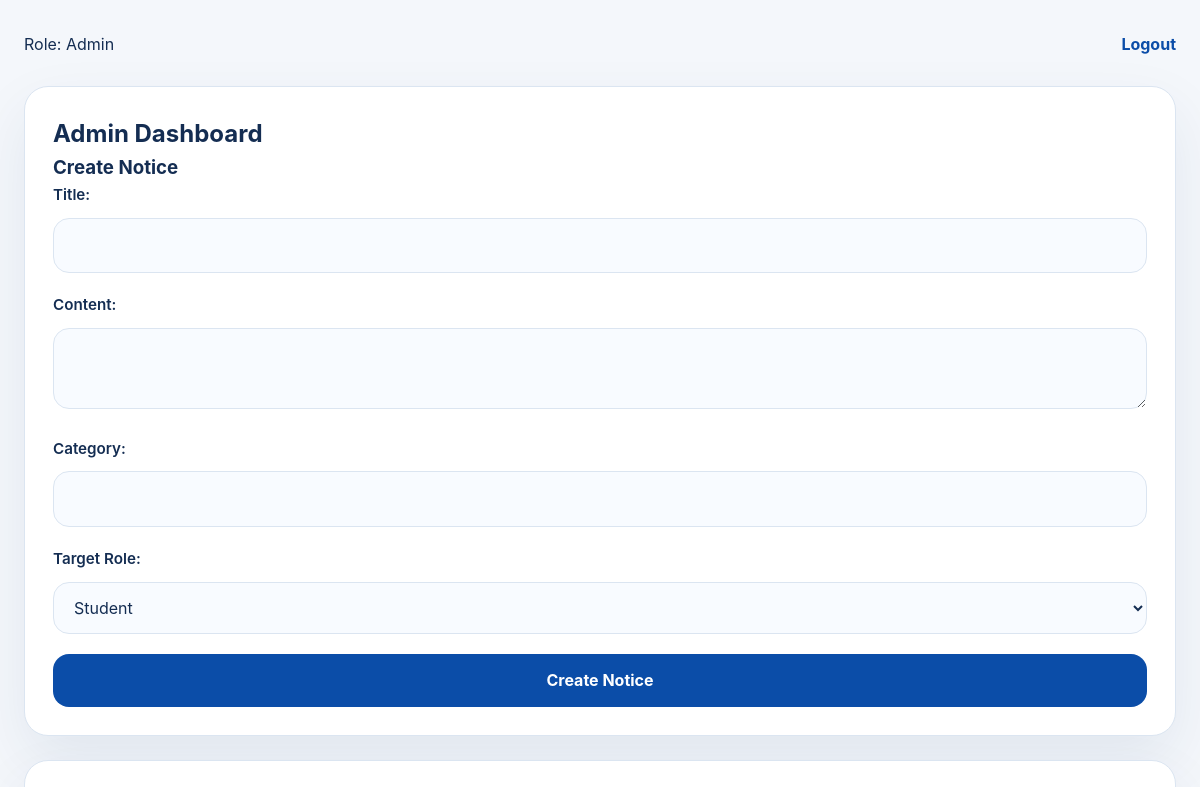
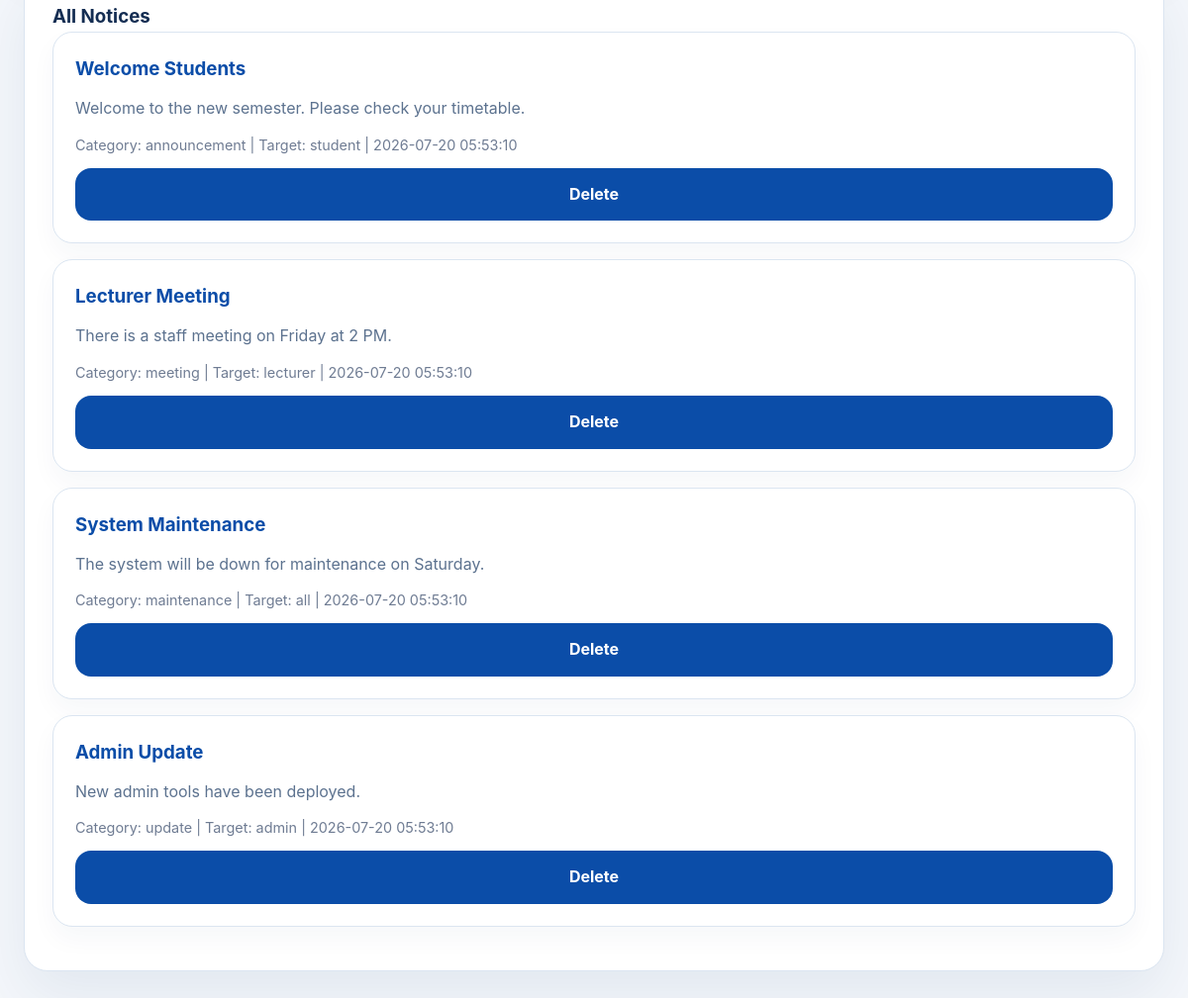
Page /admin/dashboard.php (signed in) on the committed database (2 pictures, top to bottom).
### tables this page shows
CREATE TABLE notices (
    id INT UNSIGNED AUTO_INCREMENT PRIMARY KEY,
    title VARCHAR(150) NOT NULL,
    content TEXT NOT NULL,
    category VARCHAR(100) NOT NULL,
    target_role ENUM('student', 'lecturer', 'admin', 'all') NOT NULL DEFAULT 'all',
    created_at TIMESTAMP DEFAULT CURRENT_TIMESTAMP
);

### admin/dashboard.php (the view, shortened to what this page needs)
<!DOCTYPE html>
<html lang="en">
<head>
    <link rel="stylesheet" href="../assets/css/style.css">
</head>
<body>
    <div class="app-shell">
        <div class="container">
            <header>
                <nav>
                    <span>Role: Admin</span>
                    <a href="../logout.php">Logout</a>
                </nav>
            </header>
            <div class="dashboard">
                <main class="main-content">
                    <div class="content-card">
                        <h2>Admin Dashboard</h2>
                        <section>
                            <h3>Create Notice</h3>
                            <form id="create-notice-form" action="../api/create_notice.php" method="POST">
                                <label for="title">Title:</label>
                                <input type="text" id="title" name="title" required>
                                <label for="content">Content:</label>
                                <textarea id="content" name="content" required></textarea>
                                <label for="category">Category:</label>
                                <input type="text" id="category" name="category" required>
                                <label for="target_role">Target Role:</label>
                                <select id="target_role" name="target_role" required>
                                    <option value="student">Student</option>
                                </select>
                                <button type="submit">Create Notice</button>
                            </form>
                        </section>
                    </div>
                    <div class="content-card">
                        <section>
                            <h3>All Notices</h3>
                            <ul class="notices">
                        <?php
                        $db = getDbConnection();
                        $stmt = $db->query('SELECT id, title, content, category, target_role, created_at FROM notices ORDER BY created_at DESC');
                        while ($notice = $stmt->fetch()) {
                            echo '<li class="notice" data-id="' . htmlspecialchars((string)$notice['id']) . '">';
                            echo '<h3>' . htmlspecialchars($notice['title']) . '</h3>';
                            echo '<p>' . htmlspecialchars($notice['content']) . '</p>';
                            echo '<p class="meta">Category: ' . htmlspecialchars($notice['category']) . ' | Target: ' . htmlspecialchars($notice['target_role']) . ' | ' . htmlspecialchars($notice['created_at']) . '</p>';
                            echo '<button class="delete-btn" data-id="' . htmlspecialchars((string)$notice['id']) . '">Delete</button>';
                            echo '</li>';
                        }
                        ?>
                    </ul>
                        </section>
                    </div>
                </main>
            </div>
        </div>
    </div>
</body>
</html>

### assets/css/style.css (style rules this page uses)
* { margin: 0; padding: 0; box-sizing: border-box; }
:root { --white: #ffffff; --off-white: #f4f7fb; --blue: #0b4da8; --soft-blue: #d8e6ff; --border: #dbe5f1; --text: #142d52; --muted: #5c728f; --shadow: rgba(17, 54, 99, 0.08); }
html { scroll-behavior: smooth; }
li { list-style: none; }
body { font-family: Inter, system-ui, -apple-system, BlinkMacSystemFont, "Segoe UI", sans-serif; font-size: 16px; line-height: 1.6; color: var(--text); background-color: var(--off-white); min-height: 100vh; }
body a { color: var(--blue); }
img, button, input, textarea, select { font: inherit; }
.page-shell, .app-shell { min-height: 100vh; display: flex; align-items: center; justify-content: center; padding: 32px 24px; }
.app-shell { align-items: flex-start; }
.container { width: min(1180px, 100%); }
.card, .page-card, .content-card { width: 100%; background: var(--white); border: 1px solid var(--border); border-radius: 24px; box-shadow: 0 24px 60px var(--shadow); padding: 32px; }
label { display: block; margin-bottom: 0.65rem; color: var(--text); font-size: 0.95rem; font-weight: 600; }
input[type="text"], input[type="email"], input[type="password"], textarea, select { width: 100%; padding: 14px 16px; margin-bottom: 1.25rem; border: 1px solid var(--border); border-radius: 16px; background-color: #f8fbff; color: var(--text); transition: border-color 0.2s ease, box-shadow 0.2s ease; }
button { width: 100%; padding: 14px 16px; border: none; border-radius: 16px; background-color: var(--blue); color: var(--white); font-weight: 700; font-size: 1rem; cursor: pointer; transition: background-color 0.2s ease, transform 0.2s ease; }
header { margin-bottom: 24px; }
header nav { display: flex; justify-content: space-between; align-items: center; gap: 20px; margin-bottom: 28px; }
header nav a { color: var(--blue); text-decoration: none; font-weight: 700; }
.dashboard { display: flex; gap: 24px; align-items: flex-start; }
.main-content { flex: 1; display: grid; gap: 24px; }
.content-card { padding: 28px; }
.notice, .notice-card { background-color: var(--white); border: 1px solid var(--border); border-radius: 20px; padding: 22px; margin-bottom: 1rem; box-shadow: 0 12px 26px rgba(17, 54, 99, 0.04); }
.notice h3, .notice-card h3 { margin-bottom: 0.75rem; color: var(--blue); }
.notice p, .notice-card p { margin-bottom: 0.75rem; color: var(--muted); }
.notice .meta, .notice-card .meta { font-size: 0.9rem; color: #6f7c93; }

### rows in the picture
notices: title "Welcome Students", content "Welcome to the new semester. Please check your timetable.", category "announcement", target_role "student", created_at "2026-07-20 05:53:10"
notices: title "Lecturer Meeting", content "There is a staff meeting on Friday at 2 PM.", category "meeting", target_role "lecturer", created_at "2026-07-20 05:53:10"
notices: title "System Maintenance", content "The system will be down for maintenance on Saturday.", category "maintenance", target_role "all", created_at "2026-07-20 05:53:10"
notices: title "Admin Update", content "New admin tools have been deployed.", category "update", target_role "admin", created_at "2026-07-20 05:53:10"
